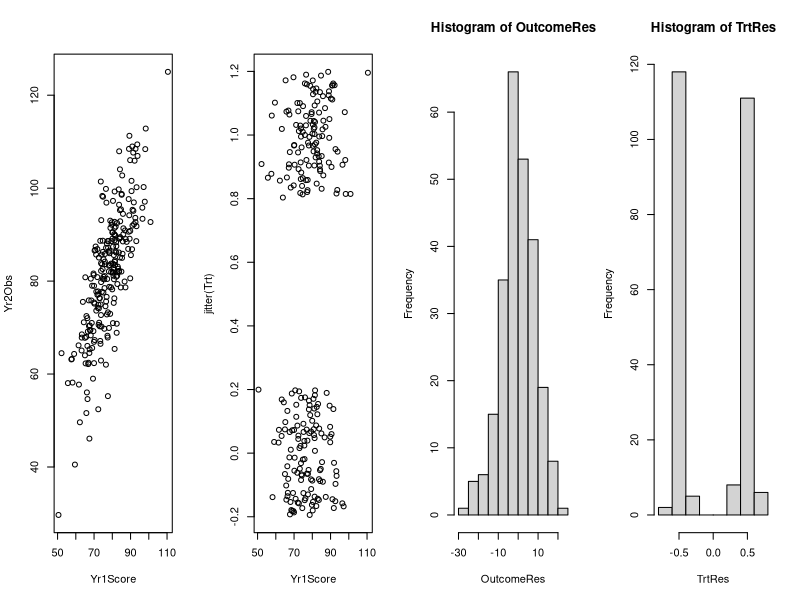
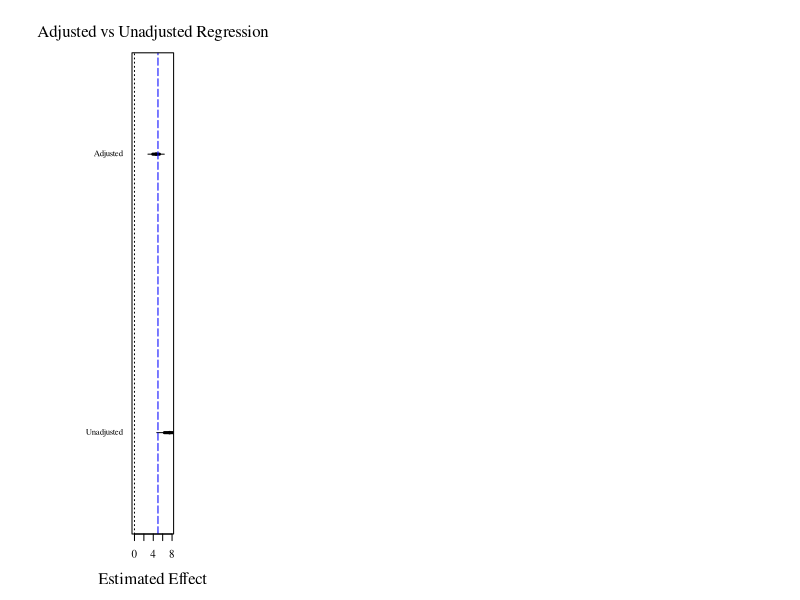
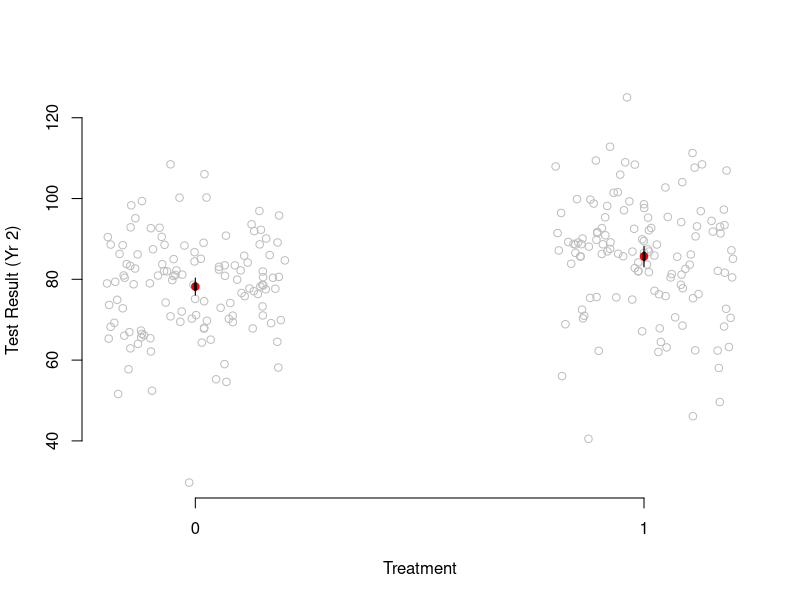
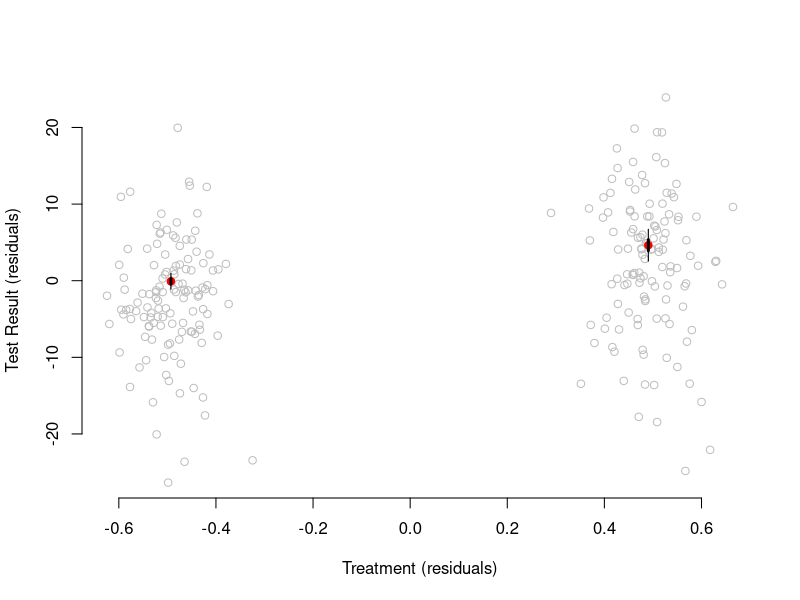

Write the R code that produced these figures, in order.
## ------------------------------------------------------------------------
#Variables which govern the size of the simulation
# And the size of our causal effects
nclass <- 5
nstudent <- 25
Eff <- 5
EffSD <- 3
# Simulate data
set.seed(1977)
Yr1ClassType <- rep(c(1,0),nclass*nstudent)
Yr2ClassType <- sample(Yr1ClassType,replace=FALSE)
Yr1Score <- rnorm(2*nclass*nstudent,76+Yr1ClassType*5,9)
# Fixed margins randomization
Trt  <- sample(Yr1ClassType,replace=FALSE)

## ------------------------------------------------------------------------
#There is an independent effect of class type each year
# Variance is different across class types in year 2
CtlOutcome <- rnorm(2*nclass*nstudent,Yr1Score+
                      Yr2ClassType*3,9-Yr2ClassType*4)
# Treatment effect is random, but with expectation Eff
Yr2Obs <- CtlOutcome + 
  Trt * rnorm(2*nclass*nstudent,Eff,EffSD)

summary(lm(Yr2Obs~Trt))$coefficients[2,]
summary(lm(Yr2Obs~Trt+Yr1Score))$coefficients[2,]

## ------------------------------------------------------------------------
pdf("scatter.pdf", 3.5,3.5)
plot(jitter(Trt),Yr2Obs,axes=F,xlab="Treatment",ylab="Test Result (Yr 2)",col="grey")
axis(2)
axis(1,at=c(0,1))
# Calculate quantities for plotting CIs
mns <- tapply(Yr2Obs,Trt,mean)
# SEs could also be pulled from the linear models we fit above with:
ses <- tapply(Yr2Obs,Trt,function(x) sd(x)/sqrt(length(x)))
points(c(0,1),mns,col="red",pch=19)
# Note the loop so that I only write this code once
for(tr in unique(Trt)) {
  for(q in c(.25,.025)) {
    upr<-mns[as.character(tr)]+qnorm(1-q)*ses[as.character(tr)]
    lwr <- mns[as.character(tr)]-qnorm(1-q)*ses[as.character(tr)]
    segments(tr,upr,tr,lwr,lwd=(-4/log(q)))
  }
}
dev.off()

## ----2-resid-it, fig.cap='',fig.width=12,fig.height=3.75-----------------
OutcomeRes <- residuals(lm(Yr2Obs~Yr1Score+0))
TrtRes <- residuals(lm(Trt~Yr1Score+0))
# Diagnostics
par(mfrow=c(1,4))
plot(Yr1Score,Yr2Obs)
plot(Yr1Score,jitter(Trt))
hist(OutcomeRes)
hist(TrtRes)

## ------------------------------------------------------------------------
pdf("residualized.pdf", 3.5,3.5)
par(mfrow=c(1,1))
plot(jitter(TrtRes),OutcomeRes,axes=F,xlab="Treatment (residuals)",ylab="Test Result (residuals)",col="grey")
axis(2)
axis(1)
# Pull information from the new bivariate model
mns<-coef(lm(OutcomeRes~TrtRes))
ses<-summary(lm(OutcomeRes~TrtRes))$coefficients[,2]
TrtResMns<-tapply(TrtRes,Trt,mean)
names(ses)<-names(mns)<-names(TrtResMns)
points(TrtResMns,mns,col="red",pch=19)
for(tr in names(TrtResMns)) {
  for(q in c(.25,.025)) {
    upr<-mns[tr]+qnorm(1-q)*ses[tr]
    lwr <- mns[tr]-qnorm(1-q)*ses[tr]
    segments(TrtResMns[tr],upr,TrtResMns[tr],lwr,lwd=(-4/log(q)))
  }
}
dev.off()

## ----2-coef-plot-code----------------------------------------------------
ests <- c(coef(lm(Yr2Obs~Trt))[2],coef(lm(Yr2Obs~Trt+Yr1Score))[2])
ses <- c(summary(lm(Yr2Obs~Trt))$coefficients[2,2],summary(lm(Yr2Obs~Trt+Yr1Score))$coefficients[2,2])
var.names <- c("Unadjusted","Adjusted")

## ----2-coef-plots,eval=FALSE---------------------------------------------
## par(
##   family = "serif",
##   oma = c(0,0,0,0),
##   mar = c(5,10,4,2)
## )
## 
## plot(NULL,
##   xlim = c(-0.2, 8),
##   ylim = c(.7, length(ests) + .3),
##   axes = F, xlab = NA, ylab = NA)
## 
## for (i in 1:length(ests)) {
##   points(ests[i], i, pch = 19, cex = .5)
##   lines(c(ests[i] + 1.64*ses[i], ests[i] - 1.64*ses[i]), c(i, i))
##   lines(c(ests[i] + .67*ses[i], ests[i] - .67*ses[i]), c(i, i), lwd = 3)
##   text(-1.1, i, var.names[i], xpd = T, cex = .8,pos=2)
## }
## 
## axis(side = 1)
## abline(v = 0, lty = 3, col = "black")
## mtext(side = 1, "Estimated Effect", line = 3)
## mtext(side = 3, "Adjusted vs Unadjusted Regression", line = 1)
## box()

## ----2-coef-plots-show,echo=FALSE,fig.cap='',fig.width=5,fig.height=4----
par(
  family = "serif",
  oma = c(0,0,0,0),
  mar = c(5,10,4,2)
)
  
plot(NULL,
  xlim = c(-0.2, 8),
  ylim = c(.7, length(ests) + .3),
  axes = F, xlab = NA, ylab = NA)
  
for (i in 1:length(ests)) {
  points(ests[i], i, pch = 19, cex = .5)
  lines(c(ests[i] + 1.64*ses[i], ests[i] - 1.64*ses[i]), c(i, i))
  lines(c(ests[i] + .67*ses[i], ests[i] - .67*ses[i]), c(i, i), lwd = 3)
  text(-1.1, i, var.names[i], xpd = T, cex = .8,pos=2)
}

axis(side = 1)
abline(v = 0, lty = 3, col = "black")
abline(v=Eff, lty = 5, col = "blue")
mtext(side = 1, "Estimated Effect", line = 3)
mtext(side = 3, "Adjusted vs Unadjusted Regression", line = 1)
box()    

## ------------------------------------------------------------------------
rm(list=ls())

set.seed(20140714)
N <- 2000
N.treated <- 1000
Replications <- 10000

true.treatment.effect <- 1

# Create pre-treatment covariates
owns.id.card <- rbinom(n = N, size = 1, prob = .18)
has.formal.schooling <- rbinom(n = N, size = 1, prob = .6)
age <- round(rnorm(n = N, mean = 37, sd = 16))
age[age<18] <- 18
age[age>65] <- 65
TV.access <- rbinom(n = N, size = 1, prob = .7)
epsilon <- rnorm(n = N, mean = 0, sd = 2)

## ------------------------------------------------------------------------
# Create potential outcomes correlated 
#with pre-treatment covariates
Y0 <- round(owns.id.card + 2*has.formal.schooling + 
             3*TV.access + log(age) + epsilon)
Y1 <- Y0 + true.treatment.effect

# Assign treatment repeatedly
Z.mat <- replicate(Replications, 
                  ifelse(1:N %in% 
                           sample(1:N, N.treated), 1, 0))

# %in% is a logical vector which indicates whether a 
#match was located for vector1 in vector2





## ------------------------------------------------------------------------
# Generate observed outcomes
Y.mat <- Y1 * Z.mat + Y0 * (1 - Z.mat)

diff.in.means <- function(Y, Z) {
  coef(lm(Y ~ Z))[2]
}
ols.adjust <- function(Y, Z) {
  coef(lm(Y ~ Z + owns.id.card + 
            has.formal.schooling + age + TV.access))[2]
}
unadjusted.estimates <- rep(NA, Replications)
adjusted.estimates   <- rep(NA, Replications)

## ------------------------------------------------------------------------
for (i in 1:Replications) {
  unadjusted.estimates[i]  =  
    diff.in.means(Y.mat[,i], Z.mat[,i])
  adjusted.estimates[i]    =  
    ols.adjust(Y.mat[,i], Z.mat[,i])
}
# Estimated variability 
sd.of.unadj <- sd(unadjusted.estimates)
sd.of.unadj
sd.of.adj   <- sd(adjusted.estimates)
sd.of.adj

## ------------------------------------------------------------------------

# Estimated bias of each estimator
mean(unadjusted.estimates) - true.treatment.effect
mean(adjusted.estimates) - true.treatment.effect

# Confidence interval for the bias
1.96 * sd.of.unadj / sqrt(Replications)
1.96 * sd.of.adj   / sqrt(Replications)

